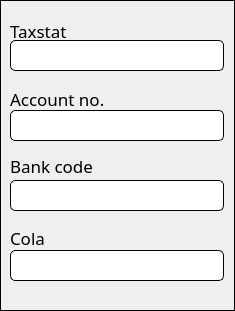
       <widget class="QFrame" name="groupIdNum_2">
        <property name="geometry">
         <rect>
          <x>260</x>
          <y>820</y>
          <width>235</width>
          <height>311</height>
         </rect>
        </property>
        <property name="styleSheet">
         <string notr="true">QFrame{
border: 1px solid black;
}
QLabel{
border: none;
}

QLineEdit{
background-color: rgb(255, 255, 255);
border-radius: 5px;
border: 1px solid black;
}</string>
        </property>
        <property name="frameShape">
         <enum>QFrame::StyledPanel</enum>
        </property>
        <property name="frameShadow">
         <enum>QFrame::Raised</enum>
        </property>
        <widget class="QLabel" name="taxstatLabel">
         <property name="geometry">
          <rect>
           <x>10</x>
           <y>20</y>
           <width>211</width>
           <height>21</height>
          </rect>
         </property>
         <property name="font">
          <font>
           <family>Poppins</family>
           <pointsize>13</pointsize>
          </font>
         </property>
         <property name="styleSheet">
          <string notr="true"/>
         </property>
         <property name="text">
          <string>Taxstat</string>
         </property>
        </widget>
        <widget class="QLabel" name="accountLabel">
         <property name="geometry">
          <rect>
           <x>10</x>
           <y>88</y>
           <width>211</width>
           <height>21</height>
          </rect>
         </property>
         <property name="font">
          <font>
           <family>Poppins</family>
           <pointsize>13</pointsize>
          </font>
         </property>
         <property name="text">
          <string>Account no.</string>
         </property>
        </widget>
        <widget class="QLineEdit" name="txtTaxstat">
         <property name="geometry">
          <rect>
           <x>10</x>
           <y>40</y>
           <width>214</width>
           <height>31</height>
          </rect>
         </property>
         <property name="font">
          <font>
           <family>Poppins</family>
           <pointsize>10</pointsize>
          </font>
         </property>
         <property name="autoFillBackground">
          <bool>false</bool>
         </property>
         <property name="maxLength">
          <number>15</number>
         </property>
        </widget>
        <widget class="QLineEdit" name="txtAccount">
         <property name="geometry">
          <rect>
           <x>10</x>
           <y>110</y>
           <width>214</width>
           <height>31</height>
          </rect>
         </property>
         <property name="font">
          <font>
           <family>Poppins</family>
           <pointsize>10</pointsize>
          </font>
         </property>
         <property name="autoFillBackground">
          <bool>false</bool>
         </property>
         <property name="maxLength">
          <number>15</number>
         </property>
        </widget>
        <widget class="QLabel" name="colaLabel">
         <property name="geometry">
          <rect>
           <x>10</x>
           <y>222</y>
           <width>211</width>
           <height>31</height>
          </rect>
         </property>
         <property name="font">
          <font>
           <family>Poppins</family>
           <pointsize>13</pointsize>
          </font>
         </property>
         <property name="text">
          <string>Cola</string>
         </property>
        </widget>
        <widget class="QLineEdit" name="txtBank">
         <property name="geometry">
          <rect>
           <x>10</x>
           <y>180</y>
           <width>214</width>
           <height>31</height>
          </rect>
         </property>
         <property name="font">
          <font>
           <family>Poppins</family>
           <pointsize>10</pointsize>
          </font>
         </property>
         <property name="autoFillBackground">
          <bool>false</bool>
         </property>
         <property name="maxLength">
          <number>15</number>
         </property>
        </widget>
        <widget class="QLabel" name="bankLabel">
         <property name="geometry">
          <rect>
           <x>10</x>
           <y>150</y>
           <width>211</width>
           <height>31</height>
          </rect>
         </property>
         <property name="font">
          <font>
           <family>Poppins</family>
           <pointsize>13</pointsize>
          </font>
         </property>
         <property name="text">
          <string>Bank code</string>
         </property>
        </widget>
        <widget class="QLineEdit" name="txtCola">
         <property name="geometry">
          <rect>
           <x>10</x>
           <y>250</y>
           <width>214</width>
           <height>31</height>
          </rect>
         </property>
         <property name="font">
          <font>
           <family>Poppins</family>
           <pointsize>10</pointsize>
          </font>
         </property>
         <property name="autoFillBackground">
          <bool>false</bool>
         </property>
         <property name="maxLength">
          <number>15</number>
         </property>
        </widget>
       </widget>
